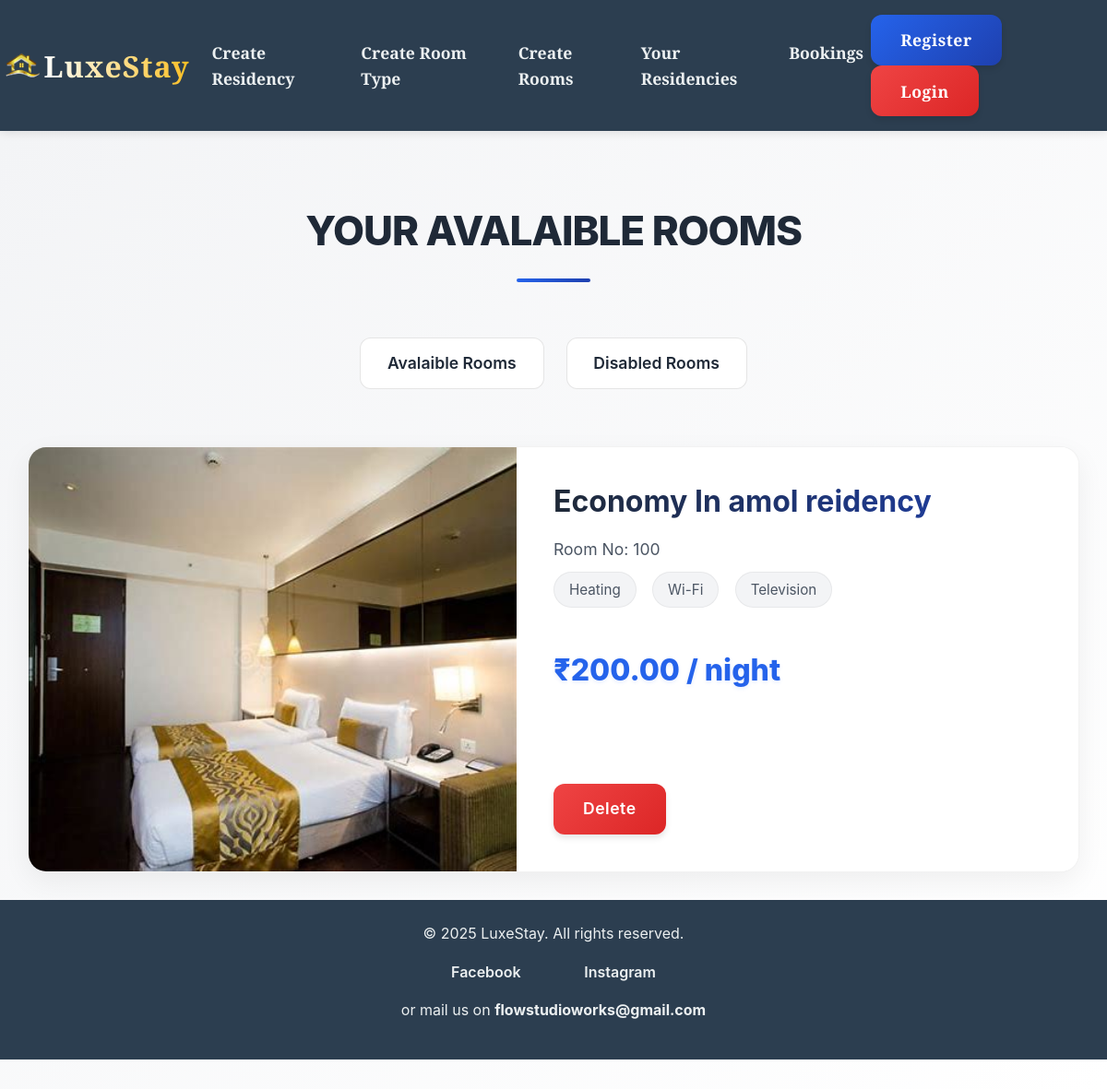
The app's page /working/rooms/26 with its own data.
### working/models.py (models this page shows, shortened)
class Room_details(models.Model):
    residency=models.ForeignKey(Residency,on_delete=models.CASCADE,null=False,blank=False)
    room_type=models.ForeignKey(Room_type,on_delete=models.CASCADE,null=False,blank=False)
    room_no=models.CharField(max_length=10,null=False,blank=False)
    picture=models.ImageField(upload_to="images/residency/roomimages")
    key_features=models.CharField(max_length=200)
    max_guest=models.SmallIntegerField(default=3)
    price_per_night=models.DecimalField(max_digits=10, decimal_places=2,null=False,blank=False)
    no_new=models.BooleanField(default=False)
    disable=models.BooleanField(default=False)
    class Meta:
        unique_together=("residency","room_no")

class Room_type(models.Model):
    residency=models.ForeignKey(Residency,on_delete=models.CASCADE,null=False,blank=False)
    type_name=models.CharField(max_length=30,choices=TYPE_NAME_CHOICE, default="Queen")
    class Meta:
        unique_together=("residency","type_name")
    def __str__(self):
        return f"{self.type_name} In {self.residency.name}"

class Residency(models.Model):
    name=models.CharField(max_length=30,null=False,blank=False)
    logo=models.ImageField(upload_to="images/residency/logo")
    area = models.CharField(max_length=50,default="",null=False)
    city = models.CharField(max_length=50,default="",null=False)
    state = models.CharField(max_length=50,choices=STATE_CHOICES,default="Maharashtra",null=False)
    country = models.CharField(max_length=50,default="",null=False)
    created_by=models.ForeignKey(Guest,on_delete=models.CASCADE)
    manage_name=models.CharField(max_length=40,null=False,blank=False)
    contact_no=models.CharField(max_length=10,null=False,blank=False)
    class Meta:
        unique_together=("name","area")

### working/views.py (the view)
# urls.py: path('rooms/<int:residency_id>',views.Avalaiblerooms_residency,name="rooms_of_residency"),
def Avalaiblerooms_residency(request,residency_id):
    rooms=Room_details.objects.filter(residency__id=residency_id,disable=False)
    Cuurent="Avalaible"
    dis=[]
    for room in rooms:
        cleaned_features = room.key_features.strip("[]").strip()
        room.key_features_list = [feature.strip() for feature in cleaned_features.split(",")]
        if room.no_new==True:
            dis.append(room.id)
    return render(request,'working/all_rooms.html',{'rooms':rooms,'res':residency_id,"avalaible_rooms":"ava","dis":dis,"Cuurent":Cuurent})

### working/templates/working/all_rooms.html (shortened to what this page needs)
{% extends 'Hotel.html' %}
{% block content %}
<h1>Your {{Cuurent}} Rooms</h1>
<div class="filter-buttons">
    <a href="/working/avalaible-rooms/{{res}}"><button id="upcoming-btn" class="filter-button">Avalaible Rooms</button></a>
    <a href="/working/disabled-rooms/{{res}}"><button id="previous-btn" class="filter-button">Disabled Rooms</button></a>
</div>
<div class="container">
    {% if avalaible_rooms %}
        {% for ro in rooms %}
            <div class="main" >
                {% if ro.picture %}
                <div class="imgdiv">
                    <img class="img" src="{{ ro.picture.url }}" alt="Room Image">
                </div>
                {% endif %}
                <div class="info">
                    <div>
                        <p class="name">{{ ro.room_type }}</p>
                        <p class="loc">Room No: {{ ro.room_no }}</p>
                        <div class="features">
                            {% for ro in ro.key_features_list %}
                            <span class="feature-badge">{{ro}}</span>
                            {% endfor %}
                        </div>
                        <p class="price">₹{{ ro.price_per_night }} / night</p>
                    </div>
                    {% if ro.id not in dis %}
                    <div class="button-group">
                        <a class="btn" href="/working/Delete-rooms/{{res}}/{{ro.id}}">Delete</a>
                    </div>
                    {% else %}
                    <div class="button-group">
                        <div class="shut-badge">Shut/New Booking Stopped</div>
                        <a class="btn" href="/working/avalaible-rooms/{{res}}/{{ro.id}}">Click To Avalaible</a>
                    </div>
                    {% endif %}
            </div>
        </div>
        {% empty %}
        <div class="empty">
            <p>No Rooms Created</p>
        </div>
        {% endfor %}
    {% endif %}
</div>
{% endblock %}

### static/css/style.css (style rules this page uses)
:root { --primary: #8b5cf6; --primary-dark: #6d28d9; --secondary: #f3f4f6; --accent: #fbbf24; --text: #1f2937; --bg-gradient: linear-gradient(135deg, #8b5cf6, #6d28d9); }
body { font-family: 'Plus Jakarta Sans', sans-serif; background: #fafafa; }
.btn { padding: 0.75rem 1.5rem; font-weight: 600; border-radius: 8px; transition: all 0.3s ease; }

### records on screen
Room_details: picture (picture), room_type "Economy In amol reidency", room_no "100", key_features_list "Heating" "Wi-Fi" "Television", price_per_night "200.00"

### other values on screen
{{ Cuurent }} "AVALAIBLE"
